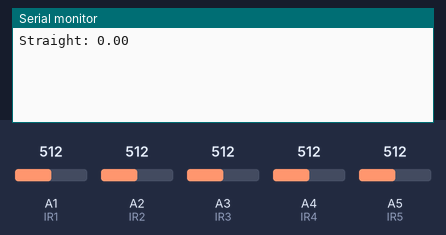
Recording of a sketch running on a simulated Arduino Uno, built with avr-gcc and run on an emulated ATmega328P. Parts: the last lines printed to the serial monitor. Inputs (shaded band) come from the test bench; at power-on: A1 (IR1) = 512, A4 (IR4) = 512, A5 (IR5) = 512, A2 (IR2) = 512, A3 (IR3) = 512.

Above: at 1.2 s.
1.3 s: A1 (IR1) set to 525
At 2.5 s:
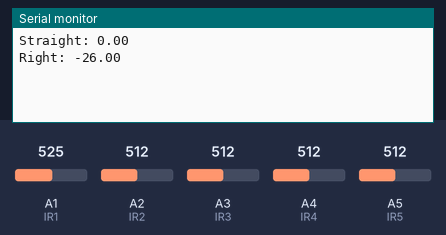
4.3 s: A4 (IR4) set to 520
At 5.4 s:
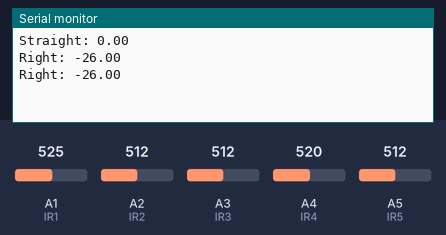
5.8 s: A4 (IR4) set to 538
At 7.0 s:
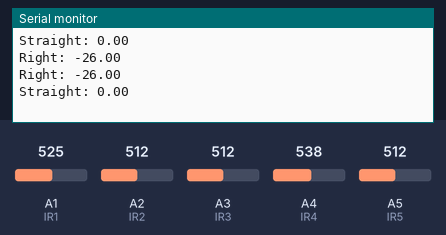
7.3 s: A5 (IR5) set to 533
At 8.6 s:
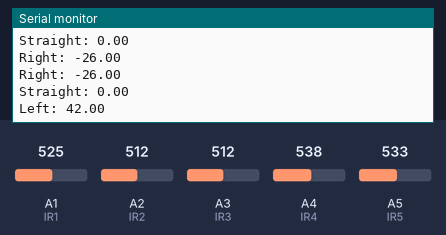

Measured:
- the behaviour switches between 517 and 518 on A1 (IR1) (found by bisection; images 0 and 1)
- the behaviour switches between 527 and 528 on A4 (IR4) (found by bisection; images 2 and 3)
- the behaviour switches between 517 and 518 on A5 (IR5) (found by bisection; images 3 and 4)
- after the input at 1.3 s, the serial monitor: prints a new line after 0.71 s (image 1)
- after the input at 5.8 s, the serial monitor: prints a new line after 0.21 s (image 3)
- after the input at 7.3 s, the serial monitor: prints a new line after 0.72 s (image 4)

The sketch:

Line_Sensor_Test.ino
```cpp
#define N_READINGS 5

#define WEIGHT_1 -2
#define WEIGHT_2 -1
#define WEIGHT_3  0
#define WEIGHT_4  1
#define WEIGHT_5  2

int IR1 = A1;
int IR2 = A2;
int IR3 = A3;
int IR4 = A4;
int IR5 = A5;

void setup() {
  Serial.begin(9600);
}

void loop() {
  float value = get_readings();

  if(-10.0 <= value && value <= 10.0)
  {
    Serial.println("Straight: " + String(value));
  }
  else if(value <= 0)
  {
    Serial.println("Right: " + String(value));
  }
  else if(value >= 0)
  {
    Serial.println("Left: " + String(value));
  }
  else
  {
    Serial.println("Opsie");
  }

  delay(2000);
}

int get_readings() {

  int IR1_readings[N_READINGS];
  int IR2_readings[N_READINGS];
  int IR3_readings[N_READINGS];
  int IR4_readings[N_READINGS];
  int IR5_readings[N_READINGS];

  float weighted_averages[N_READINGS];

  for(int i = 0; i < N_READINGS; i++)
  {
    IR1_readings[i] = analogRead(IR1);
    IR2_readings[i] = analogRead(IR2);
    IR3_readings[i] = analogRead(IR3);
    IR4_readings[i] = analogRead(IR4);
    IR5_readings[i] = analogRead(IR5);
    weighted_averages[i] = (IR1_readings[i]*WEIGHT_1)+(IR2_readings[i]*WEIGHT_2)+(IR3_readings[i]*WEIGHT_3)+(IR4_readings[i]*WEIGHT_4)+(IR5_readings[i]*WEIGHT_5);
  }

  float sum_of_averages = 0;

  for(int i = 0; i < N_READINGS; i++)
  {
    sum_of_averages += weighted_averages[i];
  }

  return sum_of_averages/N_READINGS;
}
```
